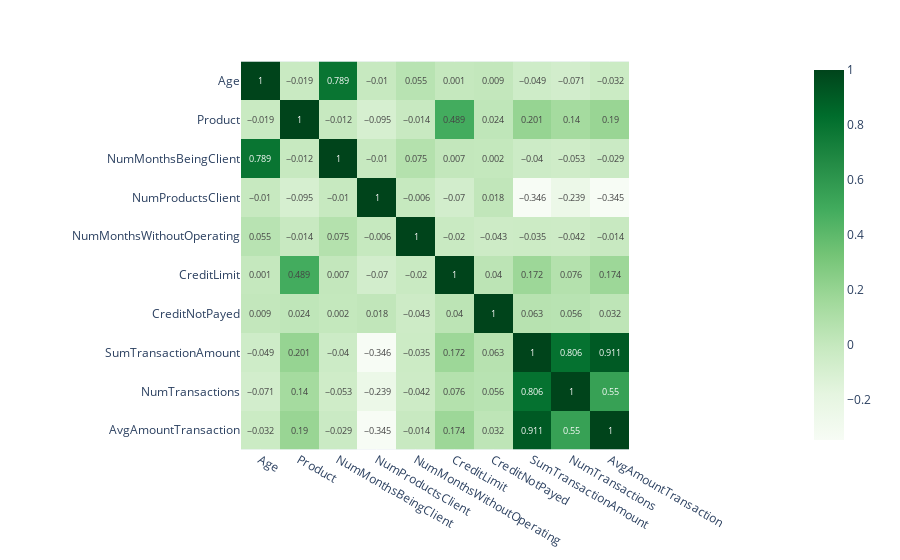

The code cell stored with this chart in its notebook:
### Code cell
# 2c
corr_data = pac1.corr()
fig = px.imshow(round(pac1.corr(),3), text_auto = True, color_continuous_scale = 'greens')
fig.show()

### Figure 1 — Plotly figure (JSON) as saved in the notebook; plotly's stock layout.template omitted (floating-point values rounded to 4 significant figures)
{"data": [{"coloraxis": "coloraxis", "hovertemplate": "x: %{x}<br>y: %{y}<br>color: %{z}<extra></extra>", "name": "0", "texttemplate": "%{z}", "type": "heatmap", "x": ["Age", "Product", "NumMonthsBeingClient", "NumProductsClient", "NumMonthsWithoutOperating", "CreditLimit", "CreditNotPayed", "SumTransactionAmount", "NumTransactions", "AvgAmountTransaction"], "xaxis": "x", "y": ["Age", "Product", "NumMonthsBeingClient", "NumProductsClient", "NumMonthsWithoutOperating", "CreditLimit", "CreditNotPayed", "SumTransactionAmount", "NumTransactions", "AvgAmountTransaction"], "yaxis": "y", "z": [[1, -0.019, 0.789, -0.01, 0.055, 0.001, 0.009, -0.049, -0.071, -0.032], [-0.019, 1, -0.012, -0.095, -0.014, 0.489, 0.024, 0.201, 0.14, 0.19], [0.789, -0.012, 1, -0.01, 0.075, 0.007, 0.002, -0.04, -0.053, -0.029], [-0.01, -0.095, -0.01, 1, -0.006, -0.07, 0.018, -0.346, -0.239, -0.345], [0.055, -0.014, 0.075, -0.006, 1, -0.02, -0.043, -0.035, -0.042, -0.014], [0.001, 0.489, 0.007, -0.07, -0.02, 1, 0.04, 0.172, 0.076, 0.174], [0.009, 0.024, 0.002, 0.018, -0.043, 0.04, 1, 0.063, 0.056, 0.032], [-0.049, 0.201, -0.04, -0.346, -0.035, 0.172, 0.063, 1, 0.806, 0.911], [-0.071, 0.14, -0.053, -0.239, -0.042, 0.076, 0.056, 0.806, 1, 0.55], [-0.032, 0.19, -0.029, -0.345, -0.014, 0.174, 0.032, 0.911, 0.55, 1]]}], "layout": {"coloraxis": {"colorscale": [[0, "rgb(247,252,245)"], [0.125, "rgb(229,245,224)"], [0.25, "rgb(199,233,192)"], [0.375, "rgb(161,217,155)"], [0.5, "rgb(116,196,118)"], [0.625, "rgb(65,171,93)"], [0.75, "rgb(35,139,69)"], [0.875, "rgb(0,109,44)"], [1, "rgb(0,68,27)"]]}, "margin": {"t": 60}, "xaxis": {"anchor": "y", "constrain": "domain", "domain": [0, 1], "scaleanchor": "y"}, "yaxis": {"anchor": "x", "autorange": "reversed", "constrain": "domain", "domain": [0, 1]}}}
